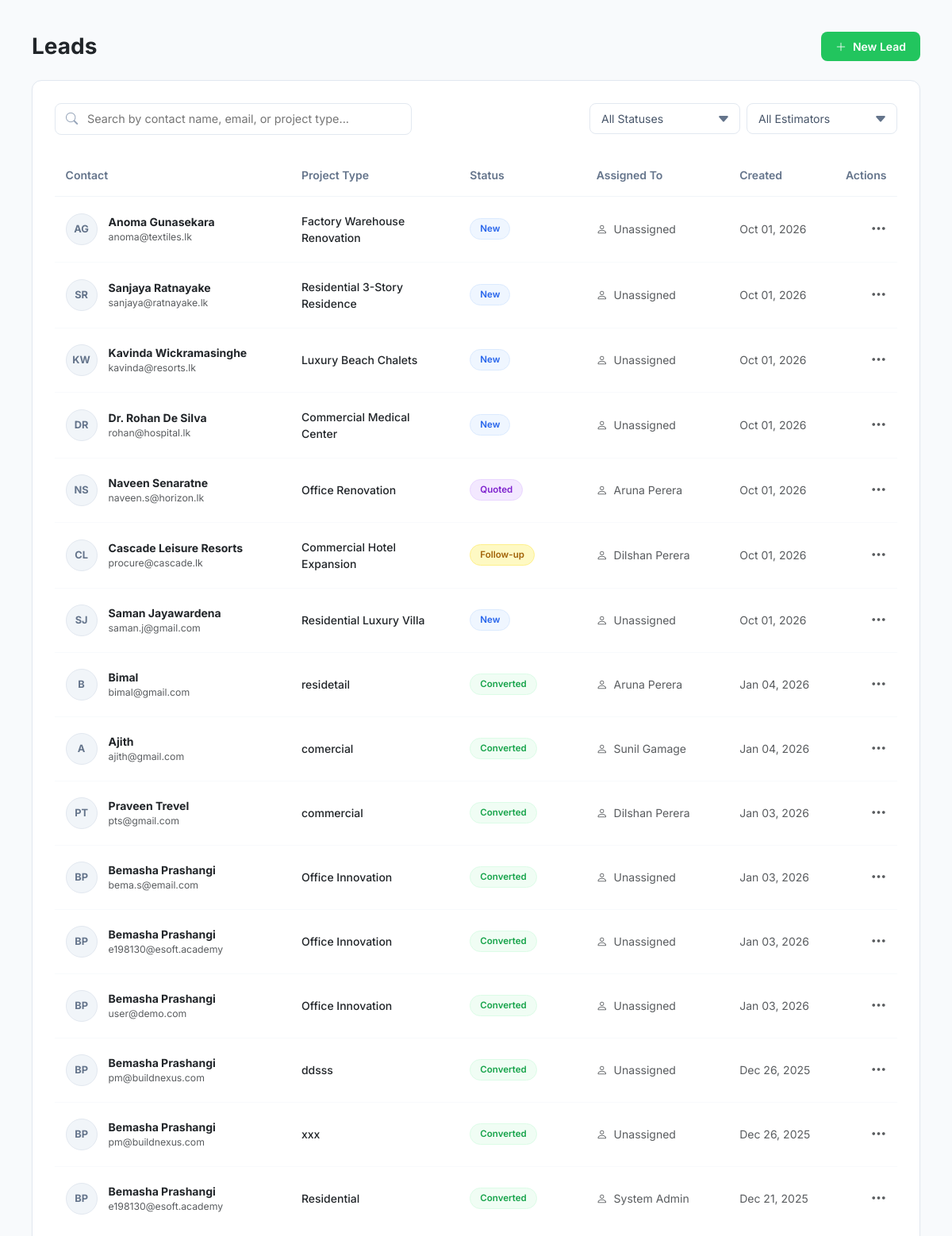
Screenshot of /features/crm.php (signed in) with the database file from the repository.
### tables this page shows
CREATE TABLE `leads` (
  `id` int(11) NOT NULL AUTO_INCREMENT,
  `customer_name` varchar(150) NOT NULL,
  `email` varchar(100) DEFAULT NULL,
  `phone` varchar(20) DEFAULT NULL,
  `project_type` varchar(100) NOT NULL,
  `estimated_budget` decimal(15,2) DEFAULT 0.00,
  `site_location` varchar(255) DEFAULT NULL,
  `status` enum('New','Follow-up','Quoted','Converted','Lost') DEFAULT 'New',
  `assigned_to` int(11) DEFAULT NULL,
  `notes` text DEFAULT NULL,
  `ai_response_draft` text DEFAULT NULL,
  `created_at` timestamp NOT NULL DEFAULT current_timestamp(),
  PRIMARY KEY (`id`),
  KEY `assigned_to` (`assigned_to`),
  CONSTRAINT `leads_ibfk_1` FOREIGN KEY (`assigned_to`) REFERENCES `users` (`id`)
);

CREATE TABLE `users` (
  `id` int(11) NOT NULL AUTO_INCREMENT,
  `full_name` varchar(100) NOT NULL,
  `email` varchar(100) NOT NULL,
  `phone_number` varchar(20) DEFAULT NULL,
  `password` varchar(255) NOT NULL,
  `address` text DEFAULT NULL,
  `role` enum('Admin','Project Manager','Foreman','Client') NOT NULL,
  `hourly_rate` decimal(10,2) DEFAULT 35.00,
  `created_at` timestamp NOT NULL DEFAULT current_timestamp(),
  `status` enum('Active','Inactive','Invited') DEFAULT 'Active',
  PRIMARY KEY (`id`),
  UNIQUE KEY `email` (`email`)
);

### features/crm.php (called while the page is built)
<?php
require_once __DIR__ . '/lead-generation.php';

### features/lead-generation.php (the view, shortened to what this page needs)
<?php
require_once __DIR__ . '/../db.php';
try {
    $filter_search = !empty($_GET['search']) ? trim($_GET['search']) : '';
    $query = "
        SELECT l.*, u.full_name as agent_name
        FROM leads l
        LEFT JOIN users u ON l.assigned_to = u.id
        WHERE 1=1
    ";
    $params = [];
    $query .= " ORDER BY l.created_at DESC, l.id DESC";
    $stmt = $pdo->prepare($query);
    $stmt->execute($params);
    $leads = $stmt->fetchAll(PDO::FETCH_ASSOC);
} catch (PDOException $e) {
    die("Database Error: " . $e->getMessage());
}
function getLeadInitials($name) {
    $words = explode(" ", trim($name));
    $initials = "";
    foreach ($words as $w) {
        if (!empty($w)) $initials .= strtoupper(mb_substr($w, 0, 1));
    }
    return mb_substr($initials, 0, 2) ?: 'L';
}
?>
<!DOCTYPE html>
<html lang="en">
<head>
    <link href="https://cdn.jsdelivr.net/npm/bootstrap@5.3.0/dist/css/bootstrap.min.css" rel="stylesheet">
    <link rel="stylesheet" href="https://cdn.jsdelivr.net/npm/bootstrap-icons@1.10.0/font/bootstrap-icons.css">
</head>
<body>
    <div class="main-container">
        <div class="d-flex justify-content-between align-items-center mb-4">
            <h1 class="h3 fw-bold mb-0 text-dark">Leads</h1>
            <button class="btn-new-lead" data-bs-toggle="modal" data-bs-target="#newLeadModal">
                <i class="bi bi-plus-lg"></i> New Lead
            </button>
        </div>
        <div class="nexus-card">
            <div class="d-flex justify-content-between align-items-center gap-3 flex-wrap mb-4">
                <div class="search-wrapper">
                    <i class="bi bi-search nexus-icon"></i>
                    <input type="text" id="leadSearch" class="nexus-input" placeholder="Search by contact name, email, or project type..." value="<?= htmlspecialchars($filter_search) ?>">
                </div>
                <div class="d-flex gap-2 flex-wrap align-items-center">
                    <select class="nexus-select" id="statusFilter" onchange="applyFilters()">
                        <option value="">All Statuses</option>
                    </select>
                    <select class="nexus-select" id="agentFilter" onchange="applyFilters()">
                        <option value="-1">All Estimators</option>
                    </select>
                </div>
            </div>
            <div class="table-responsive">
                <table class="table-custom" id="leadsTable">
                    <thead>
                        <tr>
                            <th width="28%">Contact</th>
                            <th width="20%">Project Type</th>
                            <th width="15%">Status</th>
                            <th width="17%">Assigned To</th>
                            <th width="12%">Created</th>
                            <th width="8%" class="text-end">Actions</th>
                        </tr>
                    </thead>
                    <tbody>
                        <?php if (!empty($leads)): ?>
                            <?php foreach ($leads as $l):
                                $statusSlug = strtolower(str_replace(' ', '-', $l['status']));
                                $searchString = strtolower(htmlspecialchars($l['customer_name'] . ' ' . $l['email'] . ' ' . $l['project_type'] . ' ' . ($l['agent_name'] ?? '') . ' ' . ($l['site_location'] ?? '')));
                            ?>
                                <tr class="lead-row"
                                    data-status="<?= htmlspecialchars($l['status']) ?>"
                                    data-agent-id="<?= $l['assigned_to'] ? $l['assigned_to'] : '0' ?>"
                                    data-search="<?= $searchString ?>">
                                    <td>
                                        <div class="d-flex align-items-center">
                                            <div class="avatar-circle"><?= getLeadInitials($l['customer_name']) ?></div>
                                            <div>
                                                <div class="fw-bold text-dark"><?= htmlspecialchars($l['customer_name']) ?></div>
                                                <div class="text-muted small"><?= htmlspecialchars($l['email']) ?></div>
                                            </div>
                                        </div>
                                    </td>
                                    <td class="text-dark fw-medium"><?= htmlspecialchars($l['project_type']) ?></td>
                                    <td>
                                        <span class="status-pill status-<?= $statusSlug ?>">
                                            <?= htmlspecialchars($l['status']) ?>
                                        </span>
                                    </td>
                                    <td class="text-muted">
                                        <i class="bi bi-person me-1"></i>
                                        <?= htmlspecialchars($l['agent_name'] ?? 'Unassigned') ?>
                                    </td>
                                    <td class="text-muted small"><?= date('M d, Y', strtotime($l['created_at'])) ?></td>
                                    <td class="text-end">
                                        <div class="dropdown">
                                            <button class="btn p-0 border-0 text-muted" data-bs-toggle="dropdown" aria-expanded="false">
                                                <i class="bi bi-three-dots fs-5"></i>
                                            </button>
                                        </div>
                                    </td>
                                </tr>
                            <?php endforeach; ?>
                        <?php endif; ?>
                    </tbody>
                </table>
            </div>
        </div>
    </div>
</body>
</html>

### features/lead-generation.php (style rules this page uses)
body { font-family: 'Inter', sans-serif; background-color: #f8fafc; color: #1e293b; }
.main-container { padding: 2.5rem; }
.nexus-card { background: #fff; border: 1px solid #e2e8f0; border-radius: 12px; padding: 1.75rem; box-shadow: 0 1px 3px rgba(0, 0, 0, 0.03); }
.avatar-circle { width: 40px; height: 40px; background: #f1f5f9; border: 1px solid #e2e8f0; border-radius: 50%; display: flex; align-items: center; justify-content: center; font-size: 0.8rem; font-weight: 700; color: #64748b; margin-right: 14px; flex-shrink: 0; }
.status-pill { padding: 4px 12px; border-radius: 20px; font-size: 0.72rem; font-weight: 600; display: inline-block; white-space: nowrap; }
.status-converted { background: #f0fdf4; color: #16a34a; border: 1px solid #dcfce7; }
.status-new { background: #eff6ff; color: #2563eb; border: 1px solid #dbeafe; }
.status-follow-up { background: #fef9c3; color: #a16207; border: 1px solid #fef08a; }
.status-quoted { background: #f3e8ff; color: #7e22ce; border: 1px solid #e9d5ff; }
.btn-new-lead { background-color: #22c55e; border: none; color: #fff; font-weight: 600; border-radius: 8px; padding: 8px 18px; font-size: 0.875rem; display: inline-flex; align-items: center; gap: 8px; cursor: pointer; transition: background-color 0.15s; }
.search-wrapper { position: relative; max-width: 450px; flex-grow: 1; }
.nexus-icon { position: absolute; left: 14px; top: 50%; transform: translateY(-50%); color: #94a3b8; font-size: 0.95rem; }
.nexus-input { width: 100%; padding: 8px 14px 8px 40px; border: 1px solid #e2e8f0; border-radius: 8px; font-size: 0.9rem; background: #fff; transition: border-color 0.15s ease; }
.nexus-select { padding: 8px 36px 8px 14px; border: 1px solid #e2e8f0; border-radius: 8px; font-size: 0.88rem; color: #475569; background: #fff; appearance: none; background-repeat: no-repeat; background-position: right 12px center; min-width: 190px; cursor: pointer; }
.table-custom { width: 100%; border-collapse: separate; border-spacing: 0; }
.table-custom thead th { border-bottom: 1px solid #f1f5f9; color: #64748b; font-weight: 600; font-size: 0.875rem; padding: 1rem 0.85rem; }
.table-custom tbody td { padding: 1.25rem 0.85rem; border-bottom: 1px solid #f8fafc; font-size: 0.875rem; vertical-align: middle; }
.table-custom tr:last-child td { border-bottom: none; }

### rows the page displays
leads: customer_name "AG", customer_name "Anoma Gunasekara", email "anoma@textiles.lk", project_type "Factory Warehouse Renovation", status "New", agent_name "Unassigned", created_at "Oct 01, 2026"
leads: customer_name "SR", customer_name "Sanjaya Ratnayake", email "sanjaya@ratnayake.lk", project_type "Residential 3-Story Residence", status "New", agent_name "Unassigned", created_at "Oct 01, 2026"
leads: customer_name "KW", customer_name "Kavinda Wickramasinghe", email "kavinda@resorts.lk", project_type "Luxury Beach Chalets", status "New", agent_name "Unassigned", created_at "Oct 01, 2026"
leads: customer_name "DR", customer_name "Dr. Rohan De Silva", email "rohan@hospital.lk", project_type "Commercial Medical Center", status "New", agent_name "Unassigned", created_at "Oct 01, 2026"
leads: customer_name "NS", customer_name "Naveen Senaratne", email "naveen.s@horizon.lk", project_type "Office Renovation", status "Quoted", assigned_to.full_name "Aruna Perera", created_at "Oct 01, 2026"
leads: customer_name "CL", customer_name "Cascade Leisure Resorts", email "procure@cascade.lk", project_type "Commercial Hotel Expansion", status "Follow-up", assigned_to.full_name "Dilshan Perera", created_at "Oct 01, 2026"
leads: customer_name "SJ", customer_name "Saman Jayawardena", email "saman.j@gmail.com", project_type "Residential Luxury Villa", status "New", agent_name "Unassigned", created_at "Oct 01, 2026"
leads: customer_name "B", customer_name "Bimal", email "bimal@gmail.com", project_type "residetail", status "Converted", assigned_to.full_name "Aruna Perera", created_at "Jan 04, 2026"
leads: customer_name "A", customer_name "Ajith", email "ajith@gmail.com", project_type "comercial", status "Converted", assigned_to.full_name "Sunil Gamage", created_at "Jan 04, 2026"
leads: customer_name "PT", customer_name "Praveen Trevel", email "pts@gmail.com", project_type "commercial", status "Converted", assigned_to.full_name "Dilshan Perera", created_at "Jan 03, 2026"
leads: customer_name "BP", customer_name "Bemasha Prashangi", email "bema.s@email.com", project_type "Office Innovation", status "Converted", agent_name "Unassigned", created_at "Jan 03, 2026"
leads: customer_name "BP", customer_name "Bemasha Prashangi", email "e198130@esoft.academy", project_type "Office Innovation", status "Converted", agent_name "Unassigned", created_at "Jan 03, 2026"
leads: customer_name "BP", customer_name "Bemasha Prashangi", email "user@demo.com", project_type "Office Innovation", status "Converted", agent_name "Unassigned", created_at "Jan 03, 2026"
leads: customer_name "BP", customer_name "Bemasha Prashangi", email "pm@buildnexus.com", project_type "ddsss", status "Converted", agent_name "Unassigned", created_at "Dec 26, 2025"
leads: customer_name "BP", customer_name "Bemasha Prashangi", email "pm@buildnexus.com", project_type "xxx", status "Converted", agent_name "Unassigned", created_at "Dec 26, 2025"
leads: customer_name "BP", customer_name "Bemasha Prashangi", email "e198130@esoft.academy", project_type "Residential", status "Converted", assigned_to.full_name "System Admin", created_at "Dec 21, 2025"
